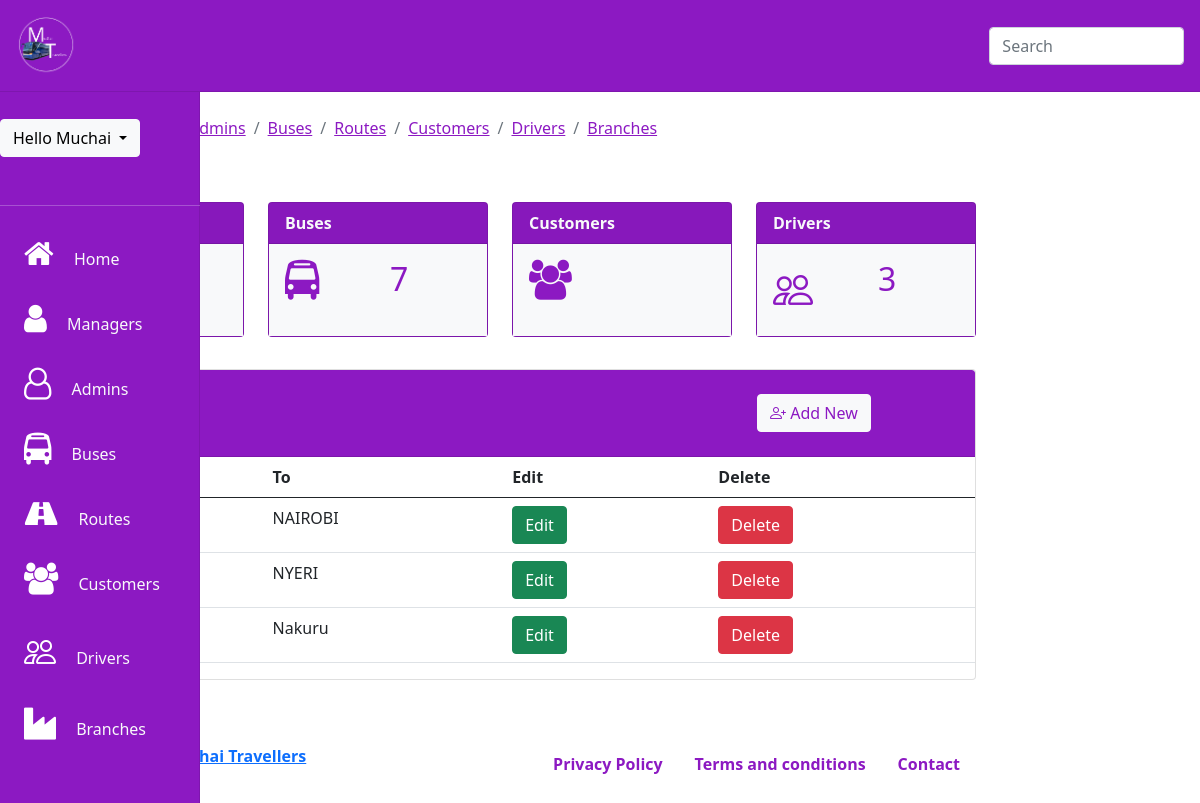
The app's page /super_admin/routes.php (signed in) with its own data.
### tables this page shows
CREATE TABLE `routes` (
  `id` int(11) NOT NULL,
  `fromm` varchar(100) NOT NULL,
  `too` varchar(100) NOT NULL
);

### super_admin/partials/i_routes.php (the view, shortened to what this page needs)
<?php
 $sql ="SELECT *FROM routes
  ORDER BY id";
   $query =$con->query($sql);
   WHILE($row=$query->fetch_assoc())
   {
       ?>
<tr>
    <td><?php echo $row['fromm'];?></td>
    <td><?php echo $row['too'];?></td>
    <form action="partials/updatedata.php" Method="POST">
        <th><input type="submit" name="edit" class="btn btn-success" data-target="#addnew" value="Edit"></th>
    </form>
    <form action="partials/delete.php" Method="POST">
        <th><input type="submit" name="delete" class="btn btn-danger" value="Delete"></th>
    </form>
</tr>
<?php
                }
                ?>

### records on screen
routes: too "NAIROBI"
routes: too "NYERI"
routes: too "Nakuru"

### other values on screen
$_SESSION['username'] "Muchai"
$row "7"
$row "3"
